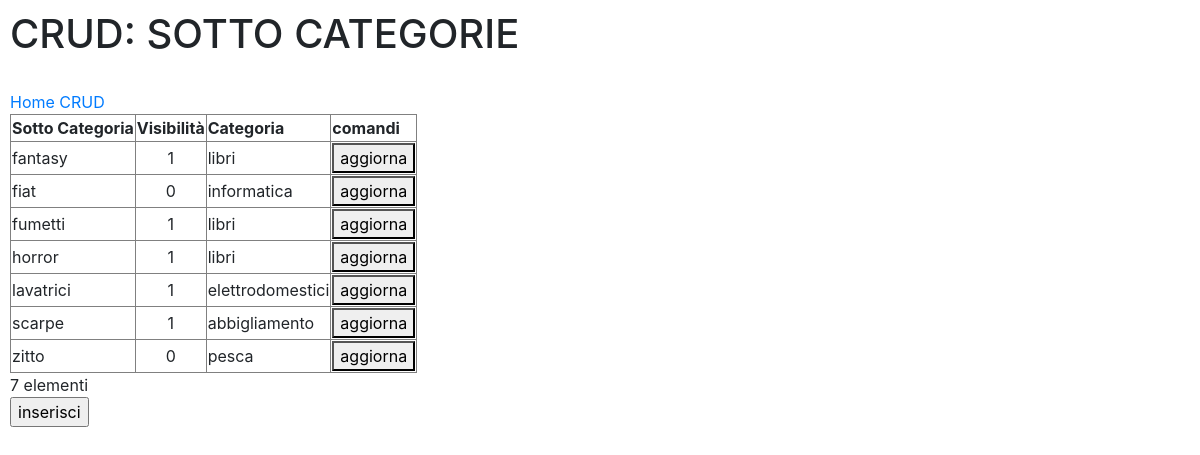
Page /admin/crud_sottocategorie.php (signed in) on the committed database.
### tables this page shows
CREATE TABLE IF NOT EXISTS `tp_sottocategorie` (
  `pk` int(11) NOT NULL AUTO_INCREMENT,
  `nome` varchar(20) NOT NULL,
  `is_visibile` tinyint(1) NOT NULL,
  `fk_categorie` int(11) NOT NULL,
  PRIMARY KEY (`pk`)
);

CREATE TABLE IF NOT EXISTS `tp_categorie` (
  `pk` int(11) NOT NULL AUTO_INCREMENT,
  `nome` varchar(20) NOT NULL,
  `is_visibile` tinyint(1) NOT NULL,
  PRIMARY KEY (`pk`)
);

### admin/crud_sottocategorie.php (the view, shortened to what this page needs)
<?php
$conn = new mysqli($CONFIG["db-host"], $CONFIG["db-user"], $CONFIG["db-pass"], $CONFIG["db-name"]);
if(isset($_SESSION['pkb'])){
?>
<!DOCTYPE html>
<html>
	<head>
        <link rel="stylesheet" href="https://stackpath.bootstrapcdn.com/bootstrap/4.3.1/css/bootstrap.min.css">
</head>
<body>
<h1>CRUD: SOTTO CATEGORIE</h1>
<br><a href="http://frankmoses.altervista.org/wapp/toplay/admin/index.php">Home CRUD</a><br>
<?php
$sql = "
		SELECT  s.nome as 'Sotto Categoria',s.pk as 'pk',s.is_visibile as 'Visibilità', c.nome as 'Categoria'
		FROM 	tp_sottocategorie s
        join tp_categorie c on s.fk_categorie=c.pk
        order by s.nome ASC
        ";
$result = $conn->query($sql);
if ($result->num_rows > 0) {
?>
	<table border='1'>
      <tr>
        <th>Sotto Categoria</th>
        <th>Visibilit&agrave;</th>
        <th>Categoria</th>
        <th>comandi</th>
      </tr>
<?php
	while($row = $result->fetch_assoc()) {
?>
		<tr>
          <td	id	= 'nome_<?php echo $row["pk"]; ?>'
          		name= 'nome_<?php echo $row["pk"]; ?>'><?php echo $row["Sotto Categoria"]; ?></td>
                  <td align="center" id='visibile_<?php echo $row["pk"]; ?>'
          		name= 'visibile_<?php echo $row["pk"]; ?>'><?php echo $row["Visibilità"]; ?></td>
            <td	id	= 'categorie_<?php echo $row["pk"]; ?>'
                name= 'categorie_<?php echo $row["pk"]; ?>'><?php echo $row["Categoria"]; ?></td>
          <td>
            <button onclick="aggiorna('<?php echo $row["pk"]?>')">aggiorna</button>
          </td>
		</tr>
<?php
	}
?>
	</table>
<?php
	}
?>
<?php echo $result->num_rows; ?> elementi<br>
<input type = "button"
id = "btn_cmd"
name = "btn_cmd"
value = "inserisci"
onclick = "inserisci();">
</body>
</html>
<?php
}
?>

### admin/crud_sottocategorie.php (style rules this page uses)
body { padding:10px; }

### rows in the picture
tp_sottocategorie: nome "fantasy", is_visibile "1", tp_categorie.nome "libri"
tp_sottocategorie: nome "fiat", is_visibile "0", tp_categorie.nome "informatica", pk "7"
tp_sottocategorie: nome "fumetti", is_visibile "1", tp_categorie.nome "libri"
tp_sottocategorie: nome "horror", is_visibile "1", tp_categorie.nome "libri"
tp_sottocategorie: nome "lavatrici", is_visibile "1", tp_categorie.nome "elettrodomestici"
tp_sottocategorie: nome "scarpe", is_visibile "1", tp_categorie.nome "abbigliamento"
tp_sottocategorie: nome "zitto", is_visibile "0", tp_categorie.nome "pesca"
